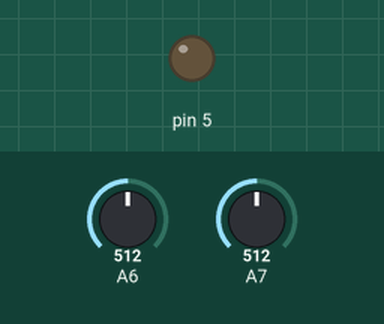
A sketch run on a simulated Arduino Mega 2560, built with avr-gcc and run on an emulated ATmega2560. On the bench: output pins drawn as LEDs (lit = HIGH). The inputs (shaded band) are chosen by the test bench; at power-on: A7 = 512, A6 = 512.

Above: at 1.2 s.
1.3 s: A7 set to 528
At 2.0 s:
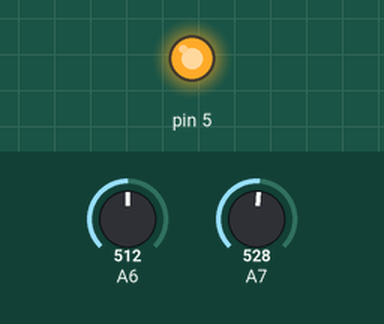
2.8 s: A7 set to 511
At 3.1 s:
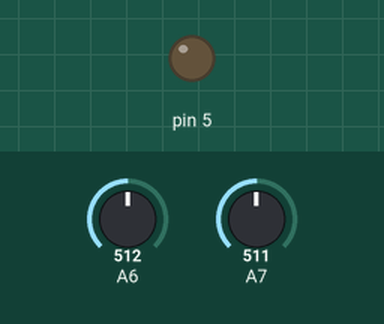
4.3 s: A7 set to 716
At 5.5 s:
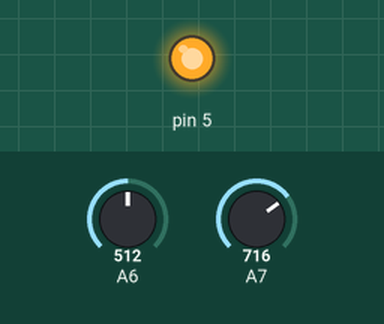
Timing chart, 0 to 7.3 s (numbered marks = the images above; inputs shaded):
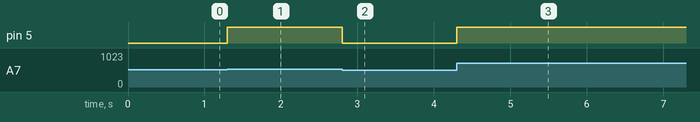

The sketch:

TC308_Chauffage_salon.ino
```cpp
#include <SPI.h>
#include <Controllino.h>

//
// Tâche : TC308_Chauffage_salon

// Définition des variables

int iTempActuelle;  // Température actuelle de la pièce
int iTempSouhaitee; // Température souhaitée de la pièce

//
// Configuration
//
void setup() {

  pinMode(CONTROLLINO_A6, INPUT);
  pinMode(CONTROLLINO_A7, INPUT);
  pinMode(CONTROLLINO_D3, OUTPUT);
}

//
// Boucle
//
void loop() {

  // Lire les valeurs analogiques du capteur de température de la pièce et de la température souhaitée
  iTempActuelle = analogRead(CONTROLLINO_A6);
  iTempSouhaitee = analogRead(CONTROLLINO_A7);

  // Pompe de chauffage de la pièce on/off
  if (iTempActuelle < iTempSouhaitee)
  {
    digitalWrite(CONTROLLINO_D3, HIGH);
  }
  else
  {
    digitalWrite(CONTROLLINO_D3, LOW);
  }

}
```

Measured:
- the behaviour switches between 512 and 513 on A7 (found by bisection; images 0 and 1)
- after the input at 1.3 s, pin 5: LOW → HIGH at once
- after the input at 2.8 s, pin 5: HIGH → LOW at once
- after the input at 4.3 s, pin 5: LOW → HIGH at once
